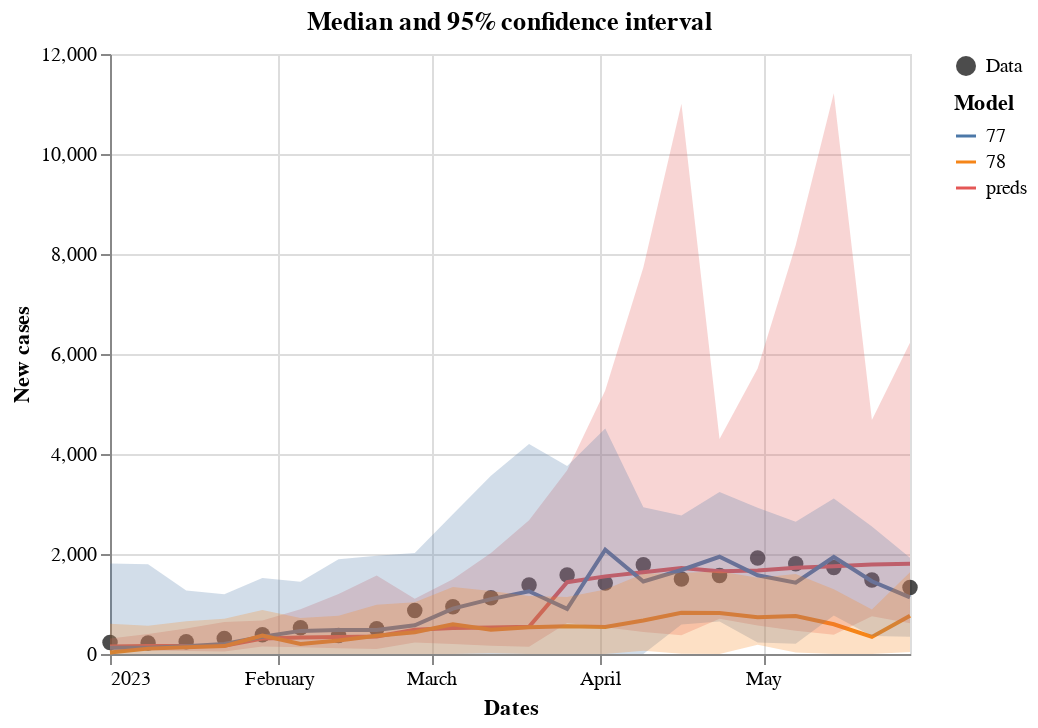

Notebook code for this chart:
### Code cell
score.plot_predictions()

### Figure 1 — Vega-Lite specification as saved in the notebook (floating-point values rounded to 4 significant figures)
{"config": {"view": {"continuousWidth": 300, "continuousHeight": 300}}, "layer": [{"data": {"name": "data-31ab3405ccd4240dcb0f02c0c71558b5"}, "mark": {"type": "circle", "size": 60}, "encoding": {"color": {"field": "legend", "legend": {"title": null}, "scale": {"range": ["black"]}, "type": "nominal"}, "x": {"field": "dates", "type": "temporal"}, "y": {"field": "casos", "type": "quantitative"}}}, {"data": {"name": "data-87956889c7afcc678dd8298415a0ae3f"}, "mark": {"type": "line"}, "encoding": {"color": {"field": "model", "legend": {"title": "Model"}, "type": "nominal"}, "x": {"field": "dates", "title": "Dates", "type": "temporal"}, "y": {"field": "preds", "title": "New cases", "type": "quantitative"}}, "title": "Median and 95% confidence interval"}, {"data": {"name": "data-87956889c7afcc678dd8298415a0ae3f"}, "mark": {"type": "area", "opacity": 0.25}, "encoding": {"color": {"field": "model", "legend": null, "type": "nominal"}, "x": {"field": "dates", "type": "temporal"}, "y": {"field": "lower", "type": "quantitative"}, "y2": {"field": "upper"}}, "title": "Median and 95% confidence interval"}, {"data": {"name": "data-87956889c7afcc678dd8298415a0ae3f"}, "mark": {"type": "point"}, "encoding": {"color": {"field": "model", "legend": null, "type": "nominal"}, "opacity": {"condition": {"param": "param_5", "value": 1, "empty": false}, "value": 0}, "x": {"field": "dates", "title": "Dates", "type": "temporal"}, "y": {"field": "preds", "title": "New cases", "type": "quantitative"}}, "title": "Median and 95% confidence interval"}, {"data": {"name": "data-77bb146c729541734357fb1f5ad3b0ae"}, "mark": {"type": "rule", "color": "gray"}, "encoding": {"opacity": {"condition": {"param": "param_5", "value": 0.3, "empty": false}, "value": 0}, "tooltip": [{"field": "dates", "title": "Date", "type": "temporal"}, {"field": "preds", "format": ".0f", "type": "quantitative"}, {"field": "77", "format": ".0f", "type": "quantitative"}, {"field": "78", "format": ".0f", "type": "quantitative"}, {"field": "cases", "format": ".0f", "type": "quantitative"}], "x": {"field": "dates", "type": "temporal"}}, "name": "view_5", "transform": [{"pivot": "model", "value": "preds", "groupby": ["dates"]}]}], "height": 300, "params": [{"name": "param_5", "select": {"type": "point", "fields": ["dates"], "nearest": true, "on": "pointerover"}, "views": ["view_5"]}], "resolve": {"scale": {"color": "independent"}}, "width": 400, "$schema": "https://vega.github.io/schema/vega-lite/v5.17.0.json", "datasets": {"data-31ab3405ccd4240dcb0f02c0c71558b5": [{"dates": "2023-01-01T00:00:00", "casos": 230.0, "legend": "Data"}, {"dates": "2023-01-08T00:00:00", "casos": 218.0, "legend": "Data"}, {"dates": "2023-01-15T00:00:00", "casos": 246.0, "legend": "Data"}, {"dates": "2023-01-22T00:00:00", "casos": 312.0, "legend": "Data"}, {"dates": "2023-01-29T00:00:00", "casos": 383.0, "legend": "Data"}, {"dates": "2023-02-05T00:00:00", "casos": 525.0, "legend": "Data"}, {"dates": "2023-02-12T00:00:00", "casos": 372.0, "legend": "Data"}, {"dates": "2023-02-19T00:00:00", "casos": 507.0, "legend": "Data"}, {"dates": "2023-02-26T00:00:00", "casos": 870.0, "legend": "Data"}, {"dates": "2023-03-05T00:00:00", "casos": 945.0, "legend": "Data"}, {"dates": "2023-03-12T00:00:00", "casos": 1125.0, "legend": "Data"}, {"dates": "2023-03-19T00:00:00", "casos": 1382.0, "legend": "Data"}, {"dates": "2023-03-26T00:00:00", "casos": 1580.0, "legend": "Data"}, {"dates": "2023-04-02T00:00:00", "casos": 1420.0, "legend": "Data"}, {"dates": "2023-04-09T00:00:00", "casos": 1783.0, "legend": "Data"}, {"dates": "2023-04-16T00:00:00", "casos": 1502.0, "legend": "Data"}, {"dates": "2023-04-23T00:00:00", "casos": 1572.0, "legend": "Data"}, {"dates": "2023-04-30T00:00:00", "casos": 1919.0, "legend": "Data"}, {"dates": "2023-05-07T00:00:00", "casos": 1807.0, "legend": "Data"}, {"dates": "2023-05-14T00:00:00", "casos": 1731.0, "legend": "Data"}, {"dates": "2023-05-21T00:00:00", "casos": 1479.0, "legend": "Data"}, {"dates": "2023-05-28T00:00:00", "casos": 1328.0, "legend": "Data"}], "data-87956889c7afcc678dd8298415a0ae3f": [{"dates": "2023-01-01T00:00:00", "preds": 151.8, "lower": 78.8, "upper": 309.0, "data": 230.0, "model": "preds", "adm_0": null, "adm_1": null, "adm_2": null, "adm_3": NaN}, {"dates": "2023-01-08T00:00:00", "preds": 159.7, "lower": 69.93, "upper": 399.4, "data": 218.0, "model": "preds", "adm_0": null, "adm_1": null, "adm_2": null, "adm_3": NaN}, {"dates": "2023-01-15T00:00:00", "preds": 161.1, "lower": 58.61, "upper": 509.0, "data": 246.0, "model": "preds", "adm_0": null, "adm_1": null, "adm_2": null, "adm_3": NaN}, {"dates": "2023-01-22T00:00:00", "preds": 164.1, "lower": 50.9, "upper": 640.3, "data": 312.0, "model": "preds", "adm_0": null, "adm_1": null, "adm_2": null, "adm_3": NaN}, {"dates": "2023-01-29T00:00:00", "preds": 309.4, "lower": 152.1, "upper": 672.3, "data": 383.0, "model": "preds", "adm_0": null, "adm_1": null, "adm_2": null, "adm_3": NaN}, {"dates": "2023-02-05T00:00:00", "preds": 328.4, "lower": 134.1, "upper": 895.5, "data": 525.0, "model": "preds", "adm_0": null, "adm_1": null, "adm_2": null, "adm_3": NaN}, {"dates": "2023-02-12T00:00:00", "preds": 338.4, "lower": 112.9, "upper": 1199.0, "data": 372.0, "model": "preds", "adm_0": null, "adm_1": null, "adm_2": null, "adm_3": NaN}, {"dates": "2023-02-19T00:00:00", "preds": 349.6, "lower": 97.94, "upper": 1569.0, "data": 507.0, "model": "preds", "adm_0": null, "adm_1": null, "adm_2": null, "adm_3": NaN}, {"dates": "2023-02-26T00:00:00", "preds": 486.7, "lower": 230.6, "upper": 1105.0, "data": 870.0, "model": "preds", "adm_0": null, "adm_1": null, "adm_2": null, "adm_3": NaN}, {"dates": "2023-03-05T00:00:00", "preds": 517.8, "lower": 202.0, "upper": 1496.0, "data": 945.0, "model": "preds", "adm_0": null, "adm_1": null, "adm_2": null, "adm_3": NaN}, {"dates": "2023-03-12T00:00:00", "preds": 529.8, "lower": 167.2, "upper": 2019.0, "data": 1125.0, "model": "preds", "adm_0": null, "adm_1": null, "adm_2": null, "adm_3": NaN}, {"dates": "2023-03-19T00:00:00", "preds": 545.4, "lower": 143.5, "upper": 2674.0, "data": 1382.0, "model": "preds", "adm_0": null, "adm_1": null, "adm_2": null, "adm_3": NaN}, {"dates": "2023-03-26T00:00:00", "preds": 1437.0, "lower": 617.8, "upper": 3675.0, "data": 1580.0, "model": "preds", "adm_0": null, "adm_1": null, "adm_2": null, "adm_3": NaN}, {"dates": "2023-04-02T00:00:00", "preds": 1553.0, "lower": 534.8, "upper": 5268.0, "data": 1420.0, "model": "preds", "adm_0": null, "adm_1": null, "adm_2": null, "adm_3": NaN}, {"dates": "2023-04-09T00:00:00", "preds": 1637.0, "lower": 442.3, "upper": 7729.0, "data": 1783.0, "model": "preds", "adm_0": null, "adm_1": null, "adm_2": null, "adm_3": NaN}, {"dates": "2023-04-16T00:00:00", "preds": 1721.0, "lower": 377.2, "upper": 11000.0, "data": 1502.0, "model": "preds", "adm_0": null, "adm_1": null, "adm_2": null, "adm_3": NaN}, {"dates": "2023-04-23T00:00:00", "preds": 1657.0, "lower": 704.3, "upper": 4299.0, "data": 1572.0, "model": "preds", "adm_0": null, "adm_1": null, "adm_2": null, "adm_3": NaN}, {"dates": "2023-04-30T00:00:00", "preds": 1670.0, "lower": 572.0, "upper": 5712.0, "data": 1919.0, "model": "preds", "adm_0": null, "adm_1": null, "adm_2": null, "adm_3": NaN}, {"dates": "2023-05-07T00:00:00", "preds": 1723.0, "lower": 463.7, "upper": 8177.0, "data": 1807.0, "model": "preds", "adm_0": null, "adm_1": null, "adm_2": null, "adm_3": NaN}, {"dates": "2023-05-14T00:00:00", "preds": 1755.0, "lower": 385.1, "upper": 11220.0, "data": 1731.0, "model": "preds", "adm_0": null, "adm_1": null, "adm_2": null, "adm_3": NaN}, {"dates": "2023-05-21T00:00:00", "preds": 1792.0, "lower": 757.5, "upper": 4681.0, "data": 1479.0, "model": "preds", "adm_0": null, "adm_1": null, "adm_2": null, "adm_3": NaN}, {"dates": "2023-05-28T00:00:00", "preds": 1805.0, "lower": 614.1, "upper": 6227.0, "data": 1328.0, "model": "preds", "adm_0": null, "adm_1": null, "adm_2": null, "adm_3": NaN}, {"dates": "2023-01-01T00:00:00", "preds": 124.7, "lower": 0.0, "upper": 1810.0, "data": null, "model": "77", "adm_0": "BRA", "adm_1": "RJ", "adm_2": 3305000.0, "adm_3": NaN}, {"dates": "2023-01-08T00:00:00", "preds": 127.2, "lower": 0.0, "upper": 1794.0, "data": null, "model": "77", "adm_0": "BRA", "adm_1": "RJ", "adm_2": 3305000.0, "adm_3": NaN}, {"dates": "2023-01-15T00:00:00", "preds": 155.2, "lower": 0.0, "upper": 1269.0, "data": null, "model": "77", "adm_0": "BRA", "adm_1": "RJ", "adm_2": 3305000.0, "adm_3": NaN}, {"dates": "2023-01-22T00:00:00", "preds": 198.8, "lower": 0.0, "upper": 1195.0, "data": null, "model": "77", "adm_0": "BRA", "adm_1": "RJ", "adm_2": 3305000.0, "adm_3": NaN}, {"dates": "2023-01-29T00:00:00", "preds": 345.3, "lower": 0.0, "upper": 1518.0, "data": null, "model": "77", "adm_0": "BRA", "adm_1": "RJ", "adm_2": 3305000.0, "adm_3": NaN}, {"dates": "2023-02-05T00:00:00", "preds": 462.3, "lower": 0.0, "upper": 1445.0, "data": null, "model": "77", "adm_0": "BRA", "adm_1": "RJ", "adm_2": 3305000.0, "adm_3": NaN}, {"dates": "2023-02-12T00:00:00", "preds": 481.6, "lower": 0.0, "upper": 1894.0, "data": null, "model": "77", "adm_0": "BRA", "adm_1": "RJ", "adm_2": 3305000.0, "adm_3": NaN}, {"dates": "2023-02-19T00:00:00", "preds": 481.6, "lower": 0.0, "upper": 1966.0, "data": null, "model": "77", "adm_0": "BRA", "adm_1": "RJ", "adm_2": 3305000.0, "adm_3": NaN}, {"dates": "2023-02-26T00:00:00", "preds": 574.3, "lower": 0.0, "upper": 2020.0, "data": null, "model": "77", "adm_0": "BRA", "adm_1": "RJ", "adm_2": 3305000.0, "adm_3": NaN}, {"dates": "2023-03-05T00:00:00", "preds": 908.6, "lower": 0.0, "upper": 2794.0, "data": null, "model": "77", "adm_0": "BRA", "adm_1": "RJ", "adm_2": 3305000.0, "adm_3": NaN}, {"dates": "2023-03-12T00:00:00", "preds": 1098.0, "lower": 0.0, "upper": 3565.0, "data": null, "model": "77", "adm_0": "BRA", "adm_1": "RJ", "adm_2": 3305000.0, "adm_3": NaN}, {"dates": "2023-03-19T00:00:00", "preds": 1255.0, "lower": 0.0, "upper": 4202.0, "data": null, "model": "77", "adm_0": "BRA", "adm_1": "RJ", "adm_2": 3305000.0, "adm_3": NaN}, {"dates": "2023-03-26T00:00:00", "preds": 903.3, "lower": 0.0, "upper": 3761.0, "data": null, "model": "77", "adm_0": "BRA", "adm_1": "RJ", "adm_2": 3305000.0, "adm_3": NaN}, {"dates": "2023-04-02T00:00:00", "preds": 2085.0, "lower": 0.0, "upper": 4512.0, "data": null, "model": "77", "adm_0": "BRA", "adm_1": "RJ", "adm_2": 3305000.0, "adm_3": NaN}, {"dates": "2023-04-09T00:00:00", "preds": 1451.0, "lower": 0.0, "upper": 2937.0, "data": null, "model": "77", "adm_0": "BRA", "adm_1": "RJ", "adm_2": 3305000.0, "adm_3": NaN}, {"dates": "2023-04-16T00:00:00", "preds": 1680.0, "lower": 591.8, "upper": 2768.0, "data": null, "model": "77", "adm_0": "BRA", "adm_1": "RJ", "adm_2": 3305000.0, "adm_3": NaN}, {"dates": "2023-04-23T00:00:00", "preds": 1944.0, "lower": 650.1, "upper": 3239.0, "data": null, "model": "77", "adm_0": "BRA", "adm_1": "RJ", "adm_2": 3305000.0, "adm_3": NaN}, {"dates": "2023-04-30T00:00:00", "preds": 1575.0, "lower": 227.6, "upper": 2923.0, "data": null, "model": "77", "adm_0": "BRA", "adm_1": "RJ", "adm_2": 3305000.0, "adm_3": NaN}, {"dates": "2023-05-07T00:00:00", "preds": 1426.0, "lower": 206.8, "upper": 2646.0, "data": null, "model": "77", "adm_0": "BRA", "adm_1": "RJ", "adm_2": 3305000.0, "adm_3": NaN}, {"dates": "2023-05-14T00:00:00", "preds": 1940.0, "lower": 769.2, "upper": 3110.0, "data": null, "model": "77", "adm_0": "BRA", "adm_1": "RJ", "adm_2": 3305000.0, "adm_3": NaN}, {"dates": "2023-05-21T00:00:00", "preds": 1454.0, "lower": 359.8, "upper": 2549.0, "data": null, "model": "77", "adm_0": "BRA", "adm_1": "RJ", "adm_2": 3305000.0, "adm_3": NaN}, {"dates": "2023-05-28T00:00:00", "preds": 1134.0, "lower": 343.1, "upper": 1925.0, "data": null, "model": "77", "adm_0": "BRA", "adm_1": "RJ", "adm_2": 3305000.0, "adm_3": NaN}, {"dates": "2023-01-01T00:00:00", "preds": 28.92, "lower": 0.0, "upper": 602.8, "data": null, "model": "78", "adm_0": "BRA", "adm_1": "RJ", "adm_2": 3305000.0, "adm_3": NaN}, {"dates": "2023-01-08T00:00:00", "preds": 107.6, "lower": 0.0, "upper": 566.5, "data": null, "model": "78", "adm_0": "BRA", "adm_1": "RJ", "adm_2": 3305000.0, "adm_3": NaN}, {"dates": "2023-01-15T00:00:00", "preds": 136.0, "lower": 0.0, "upper": 654.7, "data": null, "model": "78", "adm_0": "BRA", "adm_1": "RJ", "adm_2": 3305000.0, "adm_3": NaN}, {"dates": "2023-01-22T00:00:00", "preds": 157.6, "lower": 0.0, "upper": 703.7, "data": null, "model": "78", "adm_0": "BRA", "adm_1": "RJ", "adm_2": 3305000.0, "adm_3": NaN}, {"dates": "2023-01-29T00:00:00", "preds": 370.8, "lower": 0.0, "upper": 879.5, "data": null, "model": "78", "adm_0": "BRA", "adm_1": "RJ", "adm_2": 3305000.0, "adm_3": NaN}, {"dates": "2023-02-05T00:00:00", "preds": 200.7, "lower": 0.0, "upper": 720.3, "data": null, "model": "78", "adm_0": "BRA", "adm_1": "RJ", "adm_2": 3305000.0, "adm_3": NaN}, {"dates": "2023-02-12T00:00:00", "preds": 270.5, "lower": 0.0, "upper": 766.1, "data": null, "model": "78", "adm_0": "BRA", "adm_1": "RJ", "adm_2": 3305000.0, "adm_3": NaN}, {"dates": "2023-02-19T00:00:00", "preds": 366.0, "lower": 0.0, "upper": 984.1, "data": null, "model": "78", "adm_0": "BRA", "adm_1": "RJ", "adm_2": 3305000.0, "adm_3": NaN}, {"dates": "2023-02-26T00:00:00", "preds": 434.2, "lower": 0.0, "upper": 1036.0, "data": null, "model": "78", "adm_0": "BRA", "adm_1": "RJ", "adm_2": 3305000.0, "adm_3": NaN}, {"dates": "2023-03-05T00:00:00", "preds": 593.1, "lower": 0.0, "upper": 1340.0, "data": null, "model": "78", "adm_0": "BRA", "adm_1": "RJ", "adm_2": 3305000.0, "adm_3": NaN}, {"dates": "2023-03-12T00:00:00", "preds": 486.8, "lower": 13.18, "upper": 1258.0, "data": null, "model": "78", "adm_0": "BRA", "adm_1": "RJ", "adm_2": 3305000.0, "adm_3": NaN}, {"dates": "2023-03-19T00:00:00", "preds": 534.4, "lower": 0.0, "upper": 1161.0, "data": null, "model": "78", "adm_0": "BRA", "adm_1": "RJ", "adm_2": 3305000.0, "adm_3": NaN}, {"dates": "2023-03-26T00:00:00", "preds": 555.0, "lower": 0.0, "upper": 1139.0, "data": null, "model": "78", "adm_0": "BRA", "adm_1": "RJ", "adm_2": 3305000.0, "adm_3": NaN}, {"dates": "2023-04-02T00:00:00", "preds": 540.6, "lower": 0.0, "upper": 1291.0, "data": null, "model": "78", "adm_0": "BRA", "adm_1": "RJ", "adm_2": 3305000.0, "adm_3": NaN}, {"dates": "2023-04-09T00:00:00", "preds": 670.6, "lower": 63.09, "upper": 1603.0, "data": null, "model": "78", "adm_0": "BRA", "adm_1": "RJ", "adm_2": 3305000.0, "adm_3": NaN}, {"dates": "2023-04-16T00:00:00", "preds": 823.2, "lower": 5.392, "upper": 1619.0, "data": null, "model": "78", "adm_0": "BRA", "adm_1": "RJ", "adm_2": 3305000.0, "adm_3": NaN}, {"dates": "2023-04-23T00:00:00", "preds": 821.3, "lower": 0.0, "upper": 1657.0, "data": null, "model": "78", "adm_0": "BRA", "adm_1": "RJ", "adm_2": 3305000.0, "adm_3": NaN}, {"dates": "2023-04-30T00:00:00", "preds": 736.0, "lower": 186.1, "upper": 1523.0, "data": null, "model": "78", "adm_0": "BRA", "adm_1": "RJ", "adm_2": 3305000.0, "adm_3": NaN}, {"dates": "2023-05-07T00:00:00", "preds": 760.4, "lower": 31.67, "upper": 1602.0, "data": null, "model": "78", "adm_0": "BRA", "adm_1": "RJ", "adm_2": 3305000.0, "adm_3": NaN}, {"dates": "2023-05-14T00:00:00", "preds": 593.9, "lower": 0.0, "upper": 1294.0, "data": null, "model": "78", "adm_0": "BRA", "adm_1": "RJ", "adm_2": 3305000.0, "adm_3": NaN}, {"dates": "2023-05-21T00:00:00", "preds": 341.6, "lower": 0.0, "upper": 890.2, "data": null, "model": "78", "adm_0": "BRA", "adm_1": "RJ", "adm_2": 3305000.0, "adm_3": NaN}, {"dates": "2023-05-28T00:00:00", "preds": 766.2, "lower": 41.88, "upper": 1633.0, "data": null, "model": "78", "adm_0": "BRA", "adm_1": "RJ", "adm_2": 3305000.0, "adm_3": NaN}], "data-77bb146c729541734357fb1f5ad3b0ae": [{"dates": "2023-01-01T00:00:00", "preds": 151.8, "lower": 78.8, "upper": 309.0, "data": 230.0, "model": "preds", "adm_0": null, "adm_1": null, "adm_2": null, "adm_3": NaN, "legend": null}, {"dates": "2023-01-08T00:00:00", "preds": 159.7, "lower": 69.93, "upper": 399.4, "data": 218.0, "model": "preds", "adm_0": null, "adm_1": null, "adm_2": null, "adm_3": NaN, "legend": null}, {"dates": "2023-01-15T00:00:00", "preds": 161.1, "lower": 58.61, "upper": 509.0, "data": 246.0, "model": "preds", "adm_0": null, "adm_1": null, "adm_2": null, "adm_3": NaN, "legend": null}, {"dates": "2023-01-22T00:00:00", "preds": 164.1, "lower": 50.9, "upper": 640.3, "data": 312.0, "model": "preds", "adm_0": null, "adm_1": null, "adm_2": null, "adm_3": NaN, "legend": null}, {"dates": "2023-01-29T00:00:00", "preds": 309.4, "lower": 152.1, "upper": 672.3, "data": 383.0, "model": "preds", "adm_0": null, "adm_1": null, "adm_2": null, "adm_3": NaN, "legend": null}, {"dates": "2023-02-05T00:00:00", "preds": 328.4, "lower": 134.1, "upper": 895.5, "data": 525.0, "model": "preds", "adm_0": null, "adm_1": null, "adm_2": null, "adm_3": NaN, "legend": null}, {"dates": "2023-02-12T00:00:00", "preds": 338.4, "lower": 112.9, "upper": 1199.0, "data": 372.0, "model": "preds", "adm_0": null, "adm_1": null, "adm_2": null, "adm_3": NaN, "legend": null}, {"dates": "2023-02-19T00:00:00", "preds": 349.6, "lower": 97.94, "upper": 1569.0, "data": 507.0, "model": "preds", "adm_0": null, "adm_1": null, "adm_2": null, "adm_3": NaN, "legend": null}, {"dates": "2023-02-26T00:00:00", "preds": 486.7, "lower": 230.6, "upper": 1105.0, "data": 870.0, "model": "preds", "adm_0": null, "adm_1": null, "adm_2": null, "adm_3": NaN, "legend": null}, {"dates": "2023-03-05T00:00:00", "preds": 517.8, "lower": 202.0, "upper": 1496.0, "data": 945.0, "model": "preds", "adm_0": null, "adm_1": null, "adm_2": null, "adm_3": NaN, "legend": null}, {"dates": "2023-03-12T00:00:00", "preds": 529.8, "lower": 167.2, "upper": 2019.0, "data": 1125.0, "model": "preds", "adm_0": null, "adm_1": null, "adm_2": null, "adm_3": NaN, "legend": null}, {"dates": "2023-03-19T00:00:00", "preds": 545.4, "lower": 143.5, "upper": 2674.0, "data": 1382.0, "model": "preds", "adm_0": null, "adm_1": null, "adm_2": null, "adm_3": NaN, "legend": null}, {"dates": "2023-03-26T00:00:00", "preds": 1437.0, "lower": 617.8, "upper": 3675.0, "data": 1580.0, "model": "preds", "adm_0": null, "adm_1": null, "adm_2": null, "adm_3": NaN, "legend": null}, {"dates": "2023-04-02T00:00:00", "preds": 1553.0, "lower": 534.8, "upper": 5268.0, "data": 1420.0, "model": "preds", "adm_0": null, "adm_1": null, "adm_2": null, "adm_3": NaN, "legend": null}, {"dates": "2023-04-09T00:00:00", "preds": 1637.0, "lower": 442.3, "upper": 7729.0, "data": 1783.0, "model": "preds", "adm_0": null, "adm_1": null, "adm_2": null, "adm_3": NaN, "legend": null}, {"dates": "2023-04-16T00:00:00", "preds": 1721.0, "lower": 377.2, "upper": 11000.0, "data": 1502.0, "model": "preds", "adm_0": null, "adm_1": null, "adm_2": null, "adm_3": NaN, "legend": null}, {"dates": "2023-04-23T00:00:00", "preds": 1657.0, "lower": 704.3, "upper": 4299.0, "data": 1572.0, "model": "preds", "adm_0": null, "adm_1": null, "adm_2": null, "adm_3": NaN, "legend": null}, {"dates": "2023-04-30T00:00:00", "preds": 1670.0, "lower": 572.0, "upper": 5712.0, "data": 1919.0, "model": "preds", "adm_0": null, "adm_1": null, "adm_2": null, "adm_3": NaN, "legend": null}, {"dates": "2023-05-07T00:00:00", "preds": 1723.0, "lower": 463.7, "upper": 8177.0, "data": 1807.0, "model": "preds", "adm_0": null, "adm_1": null, "adm_2": null, "adm_3": NaN, "legend": null}, {"dates": "2023-05-14T00:00:00", "preds": 1755.0, "lower": 385.1, "upper": 11220.0, "data": 1731.0, "model": "preds", "adm_0": null, "adm_1": null, "adm_2": null, "adm_3": NaN, "legend": null}, {"dates": "2023-05-21T00:00:00", "preds": 1792.0, "lower": 757.5, "upper": 4681.0, "data": 1479.0, "model": "preds", "adm_0": null, "adm_1": null, "adm_2": null, "adm_3": NaN, "legend": null}, {"dates": "2023-05-28T00:00:00", "preds": 1805.0, "lower": 614.1, "upper": 6227.0, "data": 1328.0, "model": "preds", "adm_0": null, "adm_1": null, "adm_2": null, "adm_3": NaN, "legend": null}, {"dates": "2023-01-01T00:00:00", "preds": 124.7, "lower": 0.0, "upper": 1810.0, "data": null, "model": "77", "adm_0": "BRA", "adm_1": "RJ", "adm_2": 3305000.0, "adm_3": NaN, "legend": null}, {"dates": "2023-01-08T00:00:00", "preds": 127.2, "lower": 0.0, "upper": 1794.0, "data": null, "model": "77", "adm_0": "BRA", "adm_1": "RJ", "adm_2": 3305000.0, "adm_3": NaN, "legend": null}, {"dates": "2023-01-15T00:00:00", "preds": 155.2, "lower": 0.0, "upper": 1269.0, "data": null, "model": "77", "adm_0": "BRA", "adm_1": "RJ", "adm_2": 3305000.0, "adm_3": NaN, "legend": null}, {"dates": "2023-01-22T00:00:00", "preds": 198.8, "lower": 0.0, "upper": 1195.0, "data": null, "model": "77", "adm_0": "BRA", "adm_1": "RJ", "adm_2": 3305000.0, "adm_3": NaN, "legend": null}, {"dates": "2023-01-29T00:00:00", "preds": 345.3, "lower": 0.0, "upper": 1518.0, "data": null, "model": "77", "adm_0": "BRA", "adm_1": "RJ", "adm_2": 3305000.0, "adm_3": NaN, "legend": null}, {"dates": "2023-02-05T00:00:00", "preds": 462.3, "lower": 0.0, "upper": 1445.0, "data": null, "model": "77", "adm_0": "BRA", "adm_1": "RJ", "adm_2": 3305000.0, "adm_3": NaN, "legend": null}, {"dates": "2023-02-12T00:00:00", "preds": 481.6, "lower": 0.0, "upper": 1894.0, "data": null, "model": "77", "adm_0": "BRA", "adm_1": "RJ", "adm_2": 3305000.0, "adm_3": NaN, "legend": null}, {"dates": "2023-02-19T00:00:00", "preds": 481.6, "lower": 0.0, "upper": 1966.0, "data": null, "model": "77", "adm_0": "BRA", "adm_1": "RJ", "adm_2": 3305000.0, "adm_3": NaN, "legend": null}, {"dates": "2023-02-26T00:00:00", "preds": 574.3, "lower": 0.0, "upper": 2020.0, "data": null, "model": "77", "adm_0": "BRA", "adm_1": "RJ", "adm_2": 3305000.0, "adm_3": NaN, "legend": null}, {"dates": "2023-03-05T00:00:00", "preds": 908.6, "lower": 0.0, "upper": 2794.0, "data": null, "model": "77", "adm_0": "BRA", "adm_1": "RJ", "adm_2": 3305000.0, "adm_3": NaN, "legend": null}, {"dates": "2023-03-12T00:00:00", "preds": 1098.0, "lower": 0.0, "upper": 3565.0, "data": null, "model": "77", "adm_0": "BRA", "adm_1": "RJ", "adm_2": 3305000.0, "adm_3": NaN, "legend": null}, {"dates": "2023-03-19T00:00:00", "preds": 1255.0, "lower": 0.0, "upper": 4202.0, "data": null, "model": "77", "adm_0": "BRA", "adm_1": "RJ", "adm_2": 3305000.0, "adm_3": NaN, "legend": null}, {"dates": "2023-03-26T00:00:00", "preds": 903.3, "lower": 0.0, "upper": 3761.0, "data": null, "model": "77", "adm_0": "BRA", "adm_1": "RJ", "adm_2": 3305000.0, "adm_3": NaN, "legend": null}, {"dates": "2023-04-02T00:00:00", "preds": 2085.0, "lower": 0.0, "upper": 4512.0, "data": null, "model": "77", "adm_0": "BRA", "adm_1": "RJ", "adm_2": 3305000.0, "adm_3": NaN, "legend": null}, {"dates": "2023-04-09T00:00:00", "preds": 1451.0, "lower": 0.0, "upper": 2937.0, "data": null, "model": "77", "adm_0": "BRA", "adm_1": "RJ", "adm_2": 3305000.0, "adm_3": NaN, "legend": null}, {"dates": "2023-04-16T00:00:00", "preds": 1680.0, "lower": 591.8, "upper": 2768.0, "data": null, "model": "77", "adm_0": "BRA", "adm_1": "RJ", "adm_2": 3305000.0, "adm_3": NaN, "legend": null}, {"dates": "2023-04-23T00:00:00", "preds": 1944.0, "lower": 650.1, "upper": 3239.0, "data": null, "model": "77", "adm_0": "BRA", "adm_1": "RJ", "adm_2": 3305000.0, "adm_3": NaN, "legend": null}, {"dates": "2023-04-30T00:00:00", "preds": 1575.0, "lower": 227.6, "upper": 2923.0, "data": null, "model": "77", "adm_0": "BRA", "adm_1": "RJ", "adm_2": 3305000.0, "adm_3": NaN, "legend": null}, {"dates": "2023-05-07T00:00:00", "preds": 1426.0, "lower": 206.8, "upper": 2646.0, "data": null, "model": "77", "adm_0": "BRA", "adm_1": "RJ", "adm_2": 3305000.0, "adm_3": NaN, "legend": null}, {"dates": "2023-05-14T00:00:00", "preds": 1940.0, "lower": 769.2, "upper": 3110.0, "data": null, "model": "77", "adm_0": "BRA", "adm_1": "RJ", "adm_2": 3305000.0, "adm_3": NaN, "legend": null}, {"dates": "2023-05-21T00:00:00", "preds": 1454.0, "lower": 359.8, "upper": 2549.0, "data": null, "model": "77", "adm_0": "BRA", "adm_1": "RJ", "adm_2": 3305000.0, "adm_3": NaN, "legend": null}, {"dates": "2023-05-28T00:00:00", "preds": 1134.0, "lower": 343.1, "upper": 1925.0, "data": null, "model": "77", "adm_0": "BRA", "adm_1": "RJ", "adm_2": 3305000.0, "adm_3": NaN, "legend": null}, {"dates": "2023-01-01T00:00:00", "preds": 28.92, "lower": 0.0, "upper": 602.8, "data": null, "model": "78", "adm_0": "BRA", "adm_1": "RJ", "adm_2": 3305000.0, "adm_3": NaN, "legend": null}, {"dates": "2023-01-08T00:00:00", "preds": 107.6, "lower": 0.0, "upper": 566.5, "data": null, "model": "78", "adm_0": "BRA", "adm_1": "RJ", "adm_2": 3305000.0, "adm_3": NaN, "legend": null}, {"dates": "2023-01-15T00:00:00", "preds": 136.0, "lower": 0.0, "upper": 654.7, "data": null, "model": "78", "adm_0": "BRA", "adm_1": "RJ", "adm_2": 3305000.0, "adm_3": NaN, "legend": null}, {"dates": "2023-01-22T00:00:00", "preds": 157.6, "lower": 0.0, "upper": 703.7, "data": null, "model": "78", "adm_0": "BRA", "adm_1": "RJ", "adm_2": 3305000.0, "adm_3": NaN, "legend": null}, {"dates": "2023-01-29T00:00:00", "preds": 370.8, "lower": 0.0, "upper": 879.5, "data": null, "model": "78", "adm_0": "BRA", "adm_1": "RJ", "adm_2": 3305000.0, "adm_3": NaN, "legend": null}, {"dates": "2023-02-05T00:00:00", "preds": 200.7, "lower": 0.0, "upper": 720.3, "data": null, "model": "78", "adm_0": "BRA", "adm_1": "RJ", "adm_2": 3305000.0, "adm_3": NaN, "legend": null}, {"dates": "2023-02-12T00:00:00", "preds": 270.5, "lower": 0.0, "upper": 766.1, "data": null, "model": "78", "adm_0": "BRA", "adm_1": "RJ", "adm_2": 3305000.0, "adm_3": NaN, "legend": null}, {"dates": "2023-02-19T00:00:00", "preds": 366.0, "lower": 0.0, "upper": 984.1, "data": null, "model": "78", "adm_0": "BRA", "adm_1": "RJ", "adm_2": 3305000.0, "adm_3": NaN, "legend": null}, {"dates": "2023-02-26T00:00:00", "preds": 434.2, "lower": 0.0, "upper": 1036.0, "data": null, "model": "78", "adm_0": "BRA", "adm_1": "RJ", "adm_2": 3305000.0, "adm_3": NaN, "legend": null}, {"dates": "2023-03-05T00:00:00", "preds": 593.1, "lower": 0.0, "upper": 1340.0, "data": null, "model": "78", "adm_0": "BRA", "adm_1": "RJ", "adm_2": 3305000.0, "adm_3": NaN, "legend": null}, {"dates": "2023-03-12T00:00:00", "preds": 486.8, "lower": 13.18, "upper": 1258.0, "data": null, "model": "78", "adm_0": "BRA", "adm_1": "RJ", "adm_2": 3305000.0, "adm_3": NaN, "legend": null}, {"dates": "2023-03-19T00:00:00", "preds": 534.4, "lower": 0.0, "upper": 1161.0, "data": null, "model": "78", "adm_0": "BRA", "adm_1": "RJ", "adm_2": 3305000.0, "adm_3": NaN, "legend": null}, {"dates": "2023-03-26T00:00:00", "preds": 555.0, "lower": 0.0, "upper": 1139.0, "data": null, "model": "78", "adm_0": "BRA", "adm_1": "RJ", "adm_2": 3305000.0, "adm_3": NaN, "legend": null}, {"dates": "2023-04-02T00:00:00", "preds": 540.6, "lower": 0.0, "upper": 1291.0, "data": null, "model": "78", "adm_0": "BRA", "adm_1": "RJ", "adm_2": 3305000.0, "adm_3": NaN, "legend": null}, {"dates": "2023-04-09T00:00:00", "preds": 670.6, "lower": 63.09, "upper": 1603.0, "data": null, "model": "78", "adm_0": "BRA", "adm_1": "RJ", "adm_2": 3305000.0, "adm_3": NaN, "legend": null}, {"dates": "2023-04-16T00:00:00", "preds": 823.2, "lower": 5.392, "upper": 1619.0, "data": null, "model": "78", "adm_0": "BRA", "adm_1": "RJ", "adm_2": 3305000.0, "adm_3": NaN, "legend": null}, {"dates": "2023-04-23T00:00:00", "preds": 821.3, "lower": 0.0, "upper": 1657.0, "data": null, "model": "78", "adm_0": "BRA", "adm_1": "RJ", "adm_2": 3305000.0, "adm_3": NaN, "legend": null}, {"dates": "2023-04-30T00:00:00", "preds": 736.0, "lower": 186.1, "upper": 1523.0, "data": null, "model": "78", "adm_0": "BRA", "adm_1": "RJ", "adm_2": 3305000.0, "adm_3": NaN, "legend": null}, {"dates": "2023-05-07T00:00:00", "preds": 760.4, "lower": 31.67, "upper": 1602.0, "data": null, "model": "78", "adm_0": "BRA", "adm_1": "RJ", "adm_2": 3305000.0, "adm_3": NaN, "legend": null}, {"dates": "2023-05-14T00:00:00", "preds": 593.9, "lower": 0.0, "upper": 1294.0, "data": null, "model": "78", "adm_0": "BRA", "adm_1": "RJ", "adm_2": 3305000.0, "adm_3": NaN, "legend": null}, {"dates": "2023-05-21T00:00:00", "preds": 341.6, "lower": 0.0, "upper": 890.2, "data": null, "model": "78", "adm_0": "BRA", "adm_1": "RJ", "adm_2": 3305000.0, "adm_3": NaN, "legend": null}, {"dates": "2023-05-28T00:00:00", "preds": 766.2, "lower": 41.88, "upper": 1633.0, "data": null, "model": "78", "adm_0": "BRA", "adm_1": "RJ", "adm_2": 3305000.0, "adm_3": NaN, "legend": null}, {"dates": "2023-01-01T00:00:00", "preds": 230.0, "lower": null, "upper": null, "data": null, "model": "cases", "adm_0": null, "adm_1": null, "adm_2": null, "adm_3": NaN, "legend": "Data"}, {"dates": "2023-01-08T00:00:00", "preds": 218.0, "lower": null, "upper": null, "data": null, "model": "cases", "adm_0": null, "adm_1": null, "adm_2": null, "adm_3": NaN, "legend": "Data"}, {"dates": "2023-01-15T00:00:00", "preds": 246.0, "lower": null, "upper": null, "data": null, "model": "cases", "adm_0": null, "adm_1": null, "adm_2": null, "adm_3": NaN, "legend": "Data"}, {"dates": "2023-01-22T00:00:00", "preds": 312.0, "lower": null, "upper": null, "data": null, "model": "cases", "adm_0": null, "adm_1": null, "adm_2": null, "adm_3": NaN, "legend": "Data"}, {"dates": "2023-01-29T00:00:00", "preds": 383.0, "lower": null, "upper": null, "data": null, "model": "cases", "adm_0": null, "adm_1": null, "adm_2": null, "adm_3": NaN, "legend": "Data"}, {"dates": "2023-02-05T00:00:00", "preds": 525.0, "lower": null, "upper": null, "data": null, "model": "cases", "adm_0": null, "adm_1": null, "adm_2": null, "adm_3": NaN, "legend": "Data"}, {"dates": "2023-02-12T00:00:00", "preds": 372.0, "lower": null, "upper": null, "data": null, "model": "cases", "adm_0": null, "adm_1": null, "adm_2": null, "adm_3": NaN, "legend": "Data"}, {"dates": "2023-02-19T00:00:00", "preds": 507.0, "lower": null, "upper": null, "data": null, "model": "cases", "adm_0": null, "adm_1": null, "adm_2": null, "adm_3": NaN, "legend": "Data"}, {"dates": "2023-02-26T00:00:00", "preds": 870.0, "lower": null, "upper": null, "data": null, "model": "cases", "adm_0": null, "adm_1": null, "adm_2": null, "adm_3": NaN, "legend": "Data"}, {"dates": "2023-03-05T00:00:00", "preds": 945.0, "lower": null, "upper": null, "data": null, "model": "cases", "adm_0": null, "adm_1": null, "adm_2": null, "adm_3": NaN, "legend": "Data"}, {"dates": "2023-03-12T00:00:00", "preds": 1125.0, "lower": null, "upper": null, "data": null, "model": "cases", "adm_0": null, "adm_1": null, "adm_2": null, "adm_3": NaN, "legend": "Data"}, {"dates": "2023-03-19T00:00:00", "preds": 1382.0, "lower": null, "upper": null, "data": null, "model": "cases", "adm_0": null, "adm_1": null, "adm_2": null, "adm_3": NaN, "legend": "Data"}, {"dates": "2023-03-26T00:00:00", "preds": 1580.0, "lower": null, "upper": null, "data": null, "model": "cases", "adm_0": null, "adm_1": null, "adm_2": null, "adm_3": NaN, "legend": "Data"}, {"dates": "2023-04-02T00:00:00", "preds": 1420.0, "lower": null, "upper": null, "data": null, "model": "cases", "adm_0": null, "adm_1": null, "adm_2": null, "adm_3": NaN, "legend": "Data"}, {"dates": "2023-04-09T00:00:00", "preds": 1783.0, "lower": null, "upper": null, "data": null, "model": "cases", "adm_0": null, "adm_1": null, "adm_2": null, "adm_3": NaN, "legend": "Data"}, {"dates": "2023-04-16T00:00:00", "preds": 1502.0, "lower": null, "upper": null, "data": null, "model": "cases", "adm_0": null, "adm_1": null, "adm_2": null, "adm_3": NaN, "legend": "Data"}, {"dates": "2023-04-23T00:00:00", "preds": 1572.0, "lower": null, "upper": null, "data": null, "model": "cases", "adm_0": null, "adm_1": null, "adm_2": null, "adm_3": NaN, "legend": "Data"}, {"dates": "2023-04-30T00:00:00", "preds": 1919.0, "lower": null, "upper": null, "data": null, "model": "cases", "adm_0": null, "adm_1": null, "adm_2": null, "adm_3": NaN, "legend": "Data"}, {"dates": "2023-05-07T00:00:00", "preds": 1807.0, "lower": null, "upper": null, "data": null, "model": "cases", "adm_0": null, "adm_1": null, "adm_2": null, "adm_3": NaN, "legend": "Data"}, {"dates": "2023-05-14T00:00:00", "preds": 1731.0, "lower": null, "upper": null, "data": null, "model": "cases", "adm_0": null, "adm_1": null, "adm_2": null, "adm_3": NaN, "legend": "Data"}, {"dates": "2023-05-21T00:00:00", "preds": 1479.0, "lower": null, "upper": null, "data": null, "model": "cases", "adm_0": null, "adm_1": null, "adm_2": null, "adm_3": NaN, "legend": "Data"}, {"dates": "2023-05-28T00:00:00", "preds": 1328.0, "lower": null, "upper": null, "data": null, "model": "cases", "adm_0": null, "adm_1": null, "adm_2": null, "adm_3": NaN, "legend": "Data"}]}}
